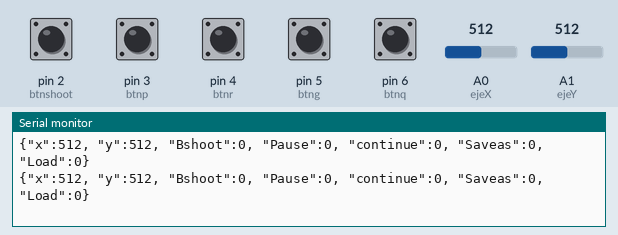
A sketch run on a simulated Arduino Uno, built with avr-gcc and run on an emulated ATmega328P. On the bench: the last lines printed to the serial monitor. The inputs (shaded band) are chosen by the test bench; at power-on: pin 2 (btnshoot), pin 3 (btnp), pin 4 (btnr), pin 5 (btng), pin 6 (btnq) LOW, A0 (ejeX) = 512, A1 (ejeY) = 512.

Above: at 1.2 s.
1.3 s: A0 (ejeX) set to 109
At 1.39 s:
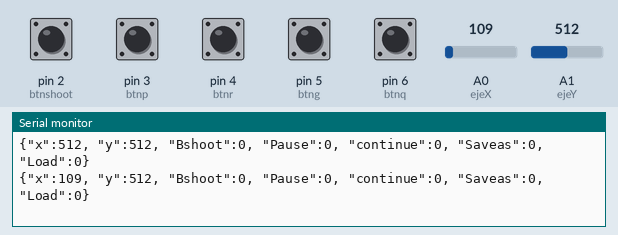
4.3 s: A0 (ejeX) set to 88
At 4.39 s:
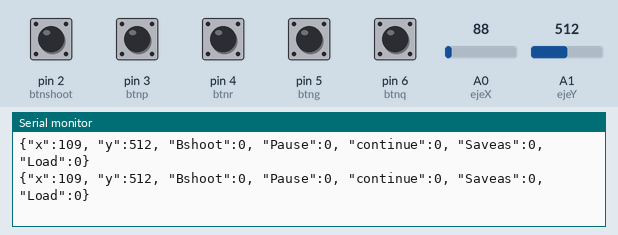
7.3 s: A0 (ejeX) set to 11
At 7.37 s:
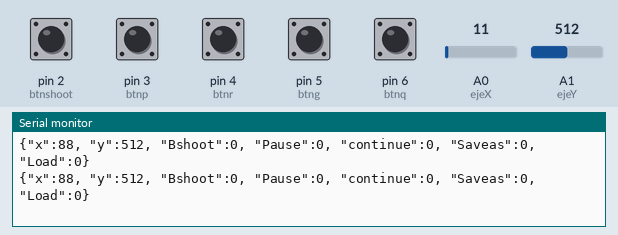
10.3 s: A0 (ejeX) set to 8
At 10.35 s:
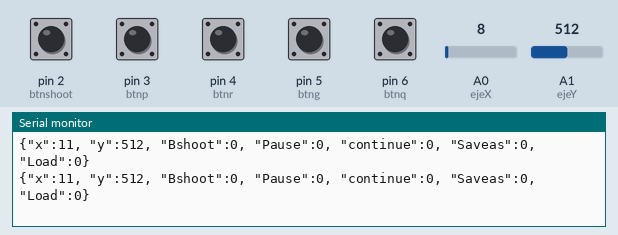
11.8 s: A1 (ejeY) set to 107
At 11.83 s:
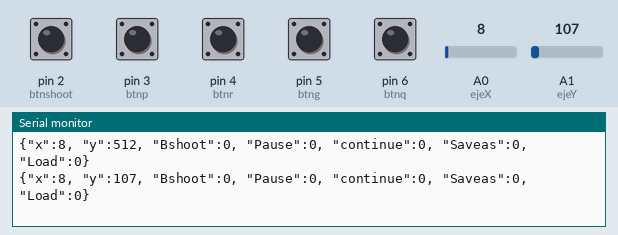
14.8 s: A1 (ejeY) set to 93
At 14.89 s:
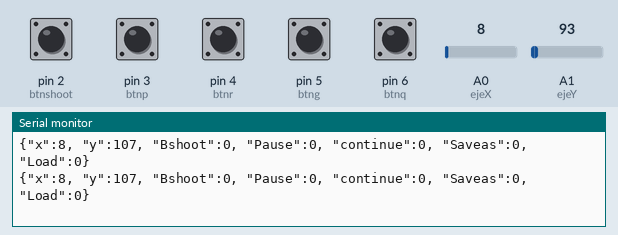
Timing chart, 0 to 17.3 s (numbered marks = the images above; inputs shaded):
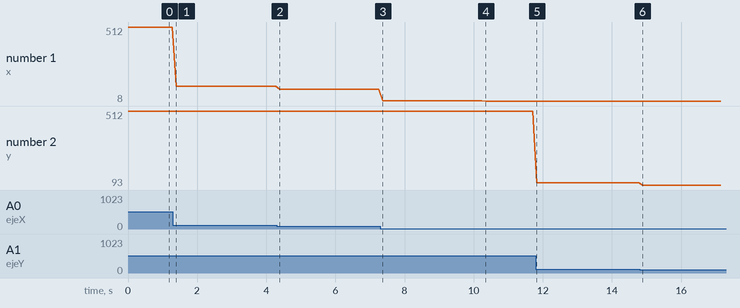

The sketch:

Joystick.ino
```cpp
// Se definen las variables necearias para el funcionamiento del control
const int btnshoot = 2; // Pin de coneccion de boton para el disparo
const int btnp = 3; //Pin del boton de pausa
const int btnr = 4; // Pin del boton de reanudar
const int btng = 5; //Pin del boton para guardar la partida
const int btnq = 6; // Pin del boton para reanudar la partida

const int ejeX = A0; // Pines de VRx y VRy del joystick (ejes x/y)
const int ejeY = A1;

//Configuracion inicicial
void setup(){
  //Se define que funcion tienen las patillas y se inicia la comunicacion serial
  pinMode(btnshoot, INPUT); //Para este caso todos los pines son de entrada
  pinMode(btnp, INPUT);
  pinMode(btnr, INPUT);
  pinMode(btng, INPUT);
  pinMode(btnq, INPUT);
  pinMode(ejeX, INPUT);
  pinMode(ejeY, INPUT);
  Serial.begin(9600);
}

// Loop del arduino
void loop() {
  //Se envian los datos en forma de {"x:,"y:, etc}como si se tratara de un archivo json
  Serial.println("{\"x\":" + (String)analogRead(ejeX) + ", \"y\":" + (String)analogRead(ejeY) +  ", \"Bshoot\":" + (String)digitalRead(btnshoot) + ", \"Pause\":" + (String)digitalRead(btnp) + ", \"continue\":" + (String)digitalRead(btnr) + ", \"Saveas\":" + (String)digitalRead(btng) + ", \"Load\":" + (String)digitalRead(btnq) +"}");
  delay(100);// tiene un tiempo de espera de 100ms antes de volver a realizar la operacion
}
```

Measured:
- after the input at 1.3 s, the serial monitor: prints a new line after 0.09 s (image 1)
- after the input at 11.8 s, the serial monitor: prints a new line at once (image 5)
- plotted number 1: 512 → 109 after the input at 1.3 s, 109 → 88 after the input at 4.3 s, 88 → 11 after the input at 7.3 s, 11 → 8 after the input at 10.3 s
- plotted number 2: 512 → 107 after the input at 11.8 s, 107 → 93 after the input at 14.8 s
